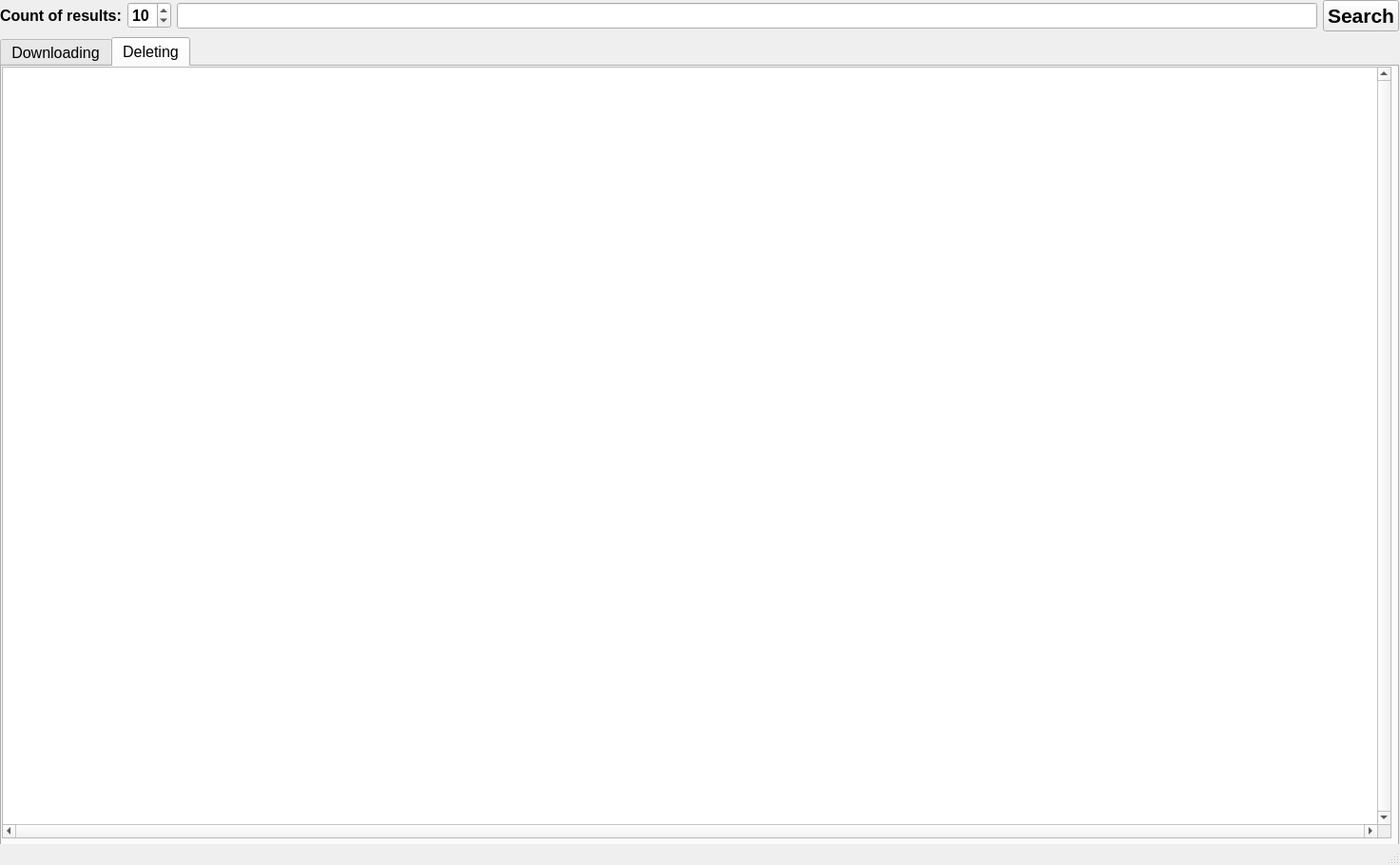
<?xml version="1.0" encoding="UTF-8"?>
<ui version="4.0">
 <class>MainWindow</class>
 <widget class="QMainWindow" name="MainWindow">
  <property name="geometry">
   <rect>
    <x>0</x>
    <y>0</y>
    <width>1472</width>
    <height>909</height>
   </rect>
  </property>
  <property name="windowTitle">
   <string>MainWindow</string>
  </property>
  <widget class="QWidget" name="centralwidget">
   <widget class="QWidget" name="verticalLayoutWidget_2">
    <property name="geometry">
     <rect>
      <x>0</x>
      <y>0</y>
      <width>1471</width>
      <height>1221</height>
     </rect>
    </property>
    <layout class="QVBoxLayout" name="verticalLayout_2">
     <property name="sizeConstraint">
      <enum>QLayout::SetMaximumSize</enum>
     </property>
     <item>
      <layout class="QVBoxLayout" name="verticalLayout">
       <item>
        <layout class="QHBoxLayout" name="horizontalLayout">
         <item>
          <widget class="QLabel" name="label">
           <property name="font">
            <font>
             <family>Arial</family>
             <pointsize>12</pointsize>
             <weight>75</weight>
             <bold>true</bold>
            </font>
           </property>
           <property name="text">
            <string>Count of results:</string>
           </property>
          </widget>
         </item>
         <item>
          <widget class="QSpinBox" name="spinBox">
           <property name="font">
            <font>
             <family>Arial</family>
             <pointsize>12</pointsize>
             <weight>75</weight>
             <bold>true</bold>
            </font>
           </property>
           <property name="value">
            <number>10</number>
           </property>
          </widget>
         </item>
         <item>
          <widget class="QLineEdit" name="lineEdit">
           <property name="font">
            <font>
             <family>Arial</family>
             <pointsize>12</pointsize>
            </font>
           </property>
          </widget>
         </item>
         <item>
          <widget class="QPushButton" name="pushButton">
           <property name="font">
            <font>
             <family>Arial</family>
             <pointsize>16</pointsize>
             <weight>75</weight>
             <bold>true</bold>
            </font>
           </property>
           <property name="text">
            <string>Search</string>
           </property>
          </widget>
         </item>
        </layout>
       </item>
       <item>
        <layout class="QHBoxLayout" name="horizontalLayout_3"/>
       </item>
       <item>
        <widget class="QTabWidget" name="tabWidget">
         <property name="font">
          <font>
           <family>Arial</family>
           <pointsize>12</pointsize>
           <weight>50</weight>
           <bold>false</bold>
          </font>
         </property>
         <property name="currentIndex">
          <number>1</number>
         </property>
         <widget class="QWidget" name="tab">
          <property name="font">
           <font>
            <family>Arial</family>
            <pointsize>12</pointsize>
            <weight>75</weight>
            <bold>true</bold>
           </font>
          </property>
          <attribute name="title">
           <string>Downloading</string>
          </attribute>
          <widget class="QListWidget" name="listWidget_3">
           <property name="geometry">
            <rect>
             <x>0</x>
             <y>0</y>
             <width>1461</width>
             <height>811</height>
            </rect>
           </property>
           <property name="font">
            <font>
             <family>Segoe UI</family>
             <pointsize>9</pointsize>
             <weight>50</weight>
             <bold>false</bold>
            </font>
           </property>
           <property name="verticalScrollBarPolicy">
            <enum>Qt::ScrollBarAlwaysOn</enum>
           </property>
           <property name="horizontalScrollBarPolicy">
            <enum>Qt::ScrollBarAlwaysOn</enum>
           </property>
           <property name="sizeAdjustPolicy">
            <enum>QAbstractScrollArea::AdjustToContents</enum>
           </property>
          </widget>
         </widget>
         <widget class="QWidget" name="tab_2">
          <attribute name="title">
           <string>Deleting</string>
          </attribute>
          <widget class="QListWidget" name="listWidget_4">
           <property name="geometry">
            <rect>
             <x>0</x>
             <y>0</y>
             <width>1461</width>
             <height>811</height>
            </rect>
           </property>
           <property name="font">
            <font>
             <family>Segoe UI</family>
             <pointsize>9</pointsize>
             <weight>50</weight>
             <bold>false</bold>
            </font>
           </property>
           <property name="verticalScrollBarPolicy">
            <enum>Qt::ScrollBarAlwaysOn</enum>
           </property>
           <property name="horizontalScrollBarPolicy">
            <enum>Qt::ScrollBarAlwaysOn</enum>
           </property>
           <property name="sizeAdjustPolicy">
            <enum>QAbstractScrollArea::AdjustToContents</enum>
           </property>
           <property name="sortingEnabled">
            <bool>false</bool>
           </property>
          </widget>
         </widget>
        </widget>
       </item>
       <item>
        <layout class="QVBoxLayout" name="verticalLayout_3">
         <item>
          <widget class="QPushButton" name="pushButton_10">
           <property name="text">
            <string>Exit</string>
           </property>
          </widget>
         </item>
        </layout>
       </item>
       <item>
        <layout class="QHBoxLayout" name="horizontalLayout_2"/>
       </item>
      </layout>
     </item>
    </layout>
   </widget>
  </widget>
  <widget class="QStatusBar" name="statusbar"/>
 </widget>
 <resources/>
 <connections/>
</ui>
